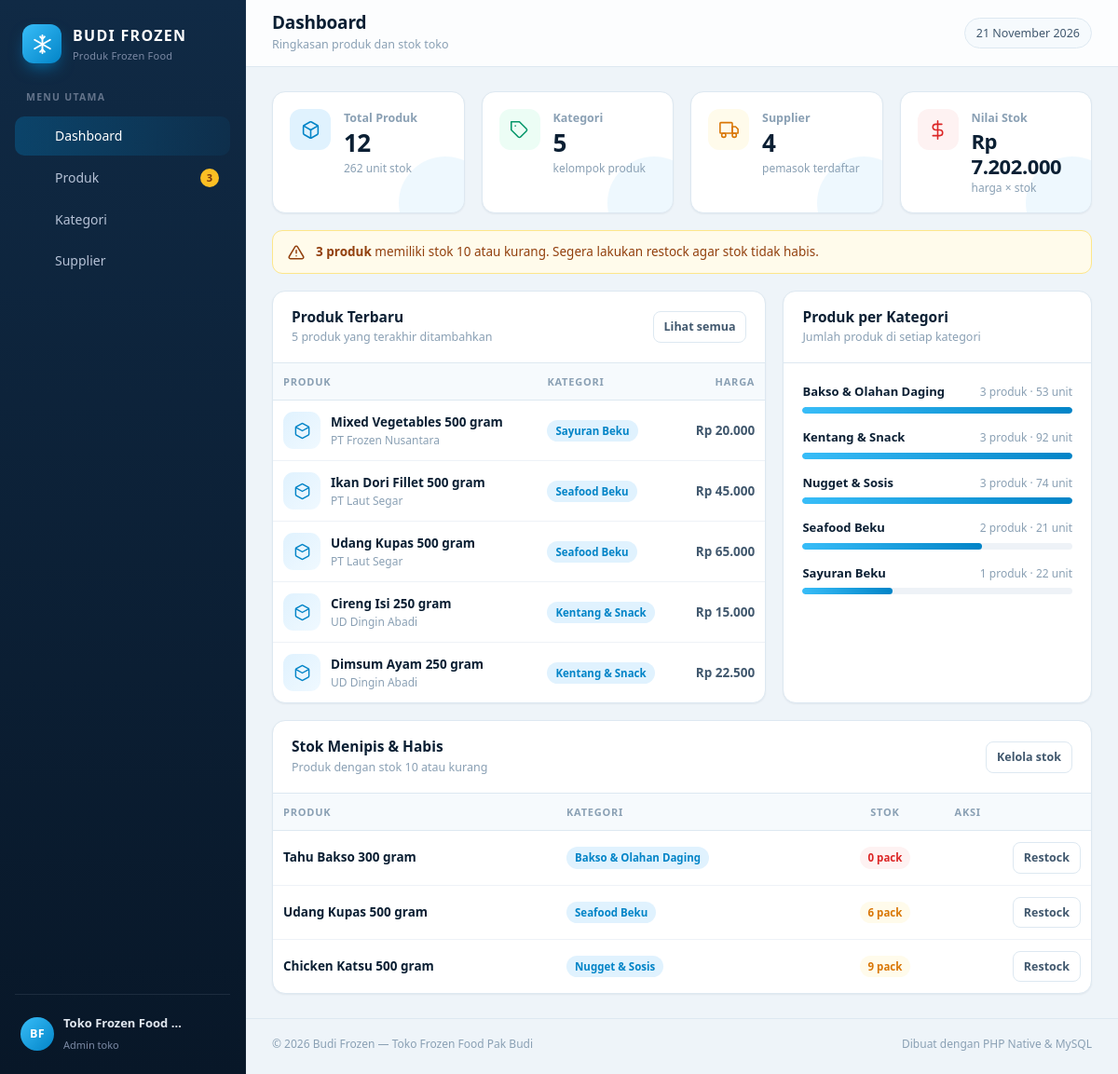
The page / on the database its author committed.
### tables this page shows
CREATE TABLE produk (
  id           INT UNSIGNED NOT NULL AUTO_INCREMENT,
  nama_produk  VARCHAR(100) NOT NULL,
  kategori_id  INT UNSIGNED NOT NULL,
  supplier_id  INT UNSIGNED NOT NULL,
  harga        DECIMAL(12,2) NOT NULL DEFAULT 0,
  stok         INT NOT NULL DEFAULT 0,
  satuan       ENUM('pcs','pack','kg','box') NOT NULL DEFAULT 'pcs',
  deskripsi    VARCHAR(255) NULL,
  dibuat       TIMESTAMP NOT NULL DEFAULT CURRENT_TIMESTAMP,
  PRIMARY KEY (id),
  KEY idx_produk_kategori (kategori_id),
  KEY idx_produk_supplier (supplier_id),
  CONSTRAINT fk_produk_kategori
    FOREIGN KEY (kategori_id) REFERENCES kategori (id)
    ON UPDATE CASCADE
    ON DELETE RESTRICT,
  CONSTRAINT fk_produk_supplier
    FOREIGN KEY (supplier_id) REFERENCES supplier (id)
    ON UPDATE CASCADE
    ON DELETE RESTRICT
);

CREATE TABLE supplier (
  id            INT UNSIGNED NOT NULL AUTO_INCREMENT,
  nama_supplier VARCHAR(100) NOT NULL,
  kontak_person VARCHAR(100) NULL,
  no_hp         VARCHAR(20) NULL,
  alamat        VARCHAR(255) NULL,
  dibuat        TIMESTAMP NOT NULL DEFAULT CURRENT_TIMESTAMP,
  PRIMARY KEY (id),
  UNIQUE KEY uq_supplier_nama (nama_supplier)
);

CREATE TABLE kategori (
  id            INT UNSIGNED NOT NULL AUTO_INCREMENT,
  nama_kategori VARCHAR(80) NOT NULL,
  deskripsi     VARCHAR(255) NULL,
  dibuat        TIMESTAMP NOT NULL DEFAULT CURRENT_TIMESTAMP,
  PRIMARY KEY (id),
  UNIQUE KEY uq_kategori_nama (nama_kategori)
);

### includes/fungsi.php (called while the page is built, shortened)
<?php
function e(?string $text): string
{
    return htmlspecialchars((string) $text, ENT_QUOTES, 'UTF-8');
}
function url(string $path = ''): string
{
    return BASE_URL . '/' . ltrim($path, '/');
}
function rupiah(float|int|string|null $nilai): string
{
    return 'Rp ' . number_format((float) $nilai, 0, ',', '.');
}
function tanggal_id(?string $tanggal): string
{
    $bulan = [
        1 => 'Januari', 'Februari', 'Maret', 'April', 'Mei', 'Juni',
        'Juli', 'Agustus', 'September', 'Oktober', 'November', 'Desember',
    ];
    $ts = strtotime($tanggal);
    return date('j', $ts) . ' ' . $bulan[(int) date('n', $ts)] . ' ' . date('Y', $ts);
}
function status_stok(int $stok): array
{
    if ($stok <= 0) {
        return ['label' => 'Habis', 'warna' => 'danger'];
    }
    if ($stok <= STOK_MENIPIS) {
        return ['label' => 'Menipis', 'warna' => 'warning'];
    }
    return ['label' => 'Tersedia', 'warna' => 'success'];
}

### index.php (the view, shortened to what this page needs)
<?php
require __DIR__ . '/config/config.php';
$totalProduk   = (int) $pdo->query('SELECT COUNT(*) FROM produk')->fetchColumn();
$totalKategori = (int) $pdo->query('SELECT COUNT(*) FROM kategori')->fetchColumn();
$totalSupplier = (int) $pdo->query('SELECT COUNT(*) FROM supplier')->fetchColumn();
$nilaiStok     = (float) $pdo->query('SELECT COALESCE(SUM(harga * stok), 0) FROM produk')->fetchColumn();
$totalUnit     = (int) $pdo->query('SELECT COALESCE(SUM(stok), 0) FROM produk')->fetchColumn();
$stokMenipis = $pdo->query(
    'SELECT p.*, k.nama_kategori, s.nama_supplier
     FROM produk p
     JOIN kategori k ON k.id = p.kategori_id
     JOIN supplier s ON s.id = p.supplier_id
     WHERE p.stok <= ' . STOK_MENIPIS . '
     ORDER BY p.stok ASC, p.nama_produk ASC
     LIMIT 6'
)->fetchAll();
$produkTerbaru = $pdo->query(
    'SELECT p.*, k.nama_kategori, s.nama_supplier
     FROM produk p
     JOIN kategori k ON k.id = p.kategori_id
     JOIN supplier s ON s.id = p.supplier_id
     ORDER BY p.id DESC
     LIMIT 5'
)->fetchAll();
$perKategori = $pdo->query(
    'SELECT k.id, k.nama_kategori, COUNT(p.id) AS jumlah, COALESCE(SUM(p.stok), 0) AS unit
     FROM kategori k
     LEFT JOIN produk p ON p.kategori_id = k.id
     GROUP BY k.id, k.nama_kategori
     ORDER BY jumlah DESC, k.nama_kategori ASC'
)->fetchAll();
$maxKategori = 0;
foreach ($perKategori as $row) {
    $maxKategori = max($maxKategori, (int) $row['jumlah']);
}
$pageTitle    = 'Dashboard';
$pageSubtitle = 'Ringkasan produk dan stok toko';
$active       = 'dashboard';
require __DIR__ . '/includes/header.php';
?>
<div class="grid grid-4 mb-3">
    <div class="stat">
        <div class="stat-icon"></div>
        <div class="stat-info">
            <div class="label">Total Produk</div>
            <div class="value"><?= number_format($totalProduk, 0, ',', '.') ?></div>
            <div class="note"><?= number_format($totalUnit, 0, ',', '.') ?> unit stok</div>
        </div>
    </div>
    <div class="stat">
        <div class="stat-icon green"><svg viewBox="0 0 24 24" fill="none" stroke="currentColor" stroke-width="1.8" stroke-linecap="round" stroke-linejoin="round"><path d="M20.59 13.41l-7.17 7.17a2 2 0 0 1-2.83 0L2 12V2h10l8.59 8.59a2 2 0 0 1 0 2.82z"/><line x1="7" y1="7" x2="7.01" y2="7"/></svg></div>
        <div class="stat-info">
            <div class="label">Kategori</div>
            <div class="value"><?= $totalKategori ?></div>
            <div class="note">kelompok produk</div>
        </div>
    </div>
    <div class="stat">
        <div class="stat-icon amber"><svg viewBox="0 0 24 24" fill="none" stroke="currentColor" stroke-width="1.8" stroke-linecap="round" stroke-linejoin="round"><rect x="1" y="3" width="15" height="13" rx="1"/><polygon points="16 8 20 8 23 11 23 16 16 16 16 8"/><circle cx="5.5" cy="18.5" r="2.5"/><circle cx="18.5" cy="18.5" r="2.5"/></svg></div>
        <div class="stat-info">
            <div class="label">Supplier</div>
            <div class="value"><?= $totalSupplier ?></div>
            <div class="note">pemasok terdaftar</div>
        </div>
    </div>
    <div class="stat">
        <div class="stat-icon red"><svg viewBox="0 0 24 24" fill="none" stroke="currentColor" stroke-width="1.8" stroke-linecap="round" stroke-linejoin="round"><line x1="12" y1="1" x2="12" y2="23"/><path d="M17 5H9.5a3.5 3.5 0 0 0 0 7h5a3.5 3.5 0 0 1 0 7H6"/></svg></div>
        <div class="stat-info">
            <div class="label">Nilai Stok</div>
            <div class="value" style="font-size:22px"><?= rupiah($nilaiStok) ?></div>
            <div class="note">harga &times; stok</div>
        </div>
    </div>
</div>
<?php if ($stokMenipis): ?>
    <div class="alert alert-warning" style="align-items:flex-start">
        <span><strong><?= count($stokMenipis) ?> produk</strong> memiliki stok <?= STOK_MENIPIS ?> atau kurang. Segera lakukan restock agar stok tidak habis.</span>
    </div>
<?php endif; ?>
<div class="grid grid-2-1 mb-3">
    <div class="card">
        <div class="card-head">
            <div>
                <h2>Produk Terbaru</h2>
                <p>5 produk yang terakhir ditambahkan</p>
            </div>
            <a class="btn btn-outline btn-sm spacer" href="<?= url('produk/index.php') ?>">Lihat semua</a>
        </div>
        <div class="card-body flush">
            <?php if (!$produkTerbaru): ?>
                <div class="empty">
                    <svg viewBox="0 0 24 24" fill="none" stroke="currentColor" stroke-width="1.5"><path d="M21 16V8a2 2 0 0 0-1-1.73l-7-4a2 2 0 0 0-2 0l-7 4A2 2 0 0 0 3 8v8a2 2 0 0 0 1 1.73l7 4a2 2 0 0 0 2 0l7-4A2 2 0 0 0 21 16z"/></svg>
                    <h3>Belum ada produk</h3>
                    <p>Tambahkan produk pertama melalui menu Produk.</p>
                </div>
            <?php else: ?>
                <div class="table-wrap">
                    <table class="table">
                        <thead>
                            <tr>
                                <th>Produk</th>
                                <th>Kategori</th>
                                <th class="num">Harga</th>
                            </tr>
                        </thead>
                        <tbody>
                        <?php foreach ($produkTerbaru as $p): ?>
                            <tr>
                                <td>
                                    <div class="cell-main">
                                        <span class="produk-ico"><svg viewBox="0 0 24 24" fill="none" stroke="currentColor" stroke-width="1.8" stroke-linecap="round" stroke-linejoin="round"><path d="M21 16V8a2 2 0 0 0-1-1.73l-7-4a2 2 0 0 0-2 0l-7 4A2 2 0 0 0 3 8v8a2 2 0 0 0 1 1.73l7 4a2 2 0 0 0 2 0l7-4A2 2 0 0 0 21 16z"/><polyline points="3.27 6.96 12 12.01 20.73 6.96"/></svg></span>
                                        <div>
                                            <strong><?= e($p['nama_produk']) ?></strong>
                                            <small><?= e($p['nama_supplier']) ?></small>
                                        </div>
                                    </div>
                                </td>
                                <td><span class="badge primary"><?= e($p['nama_kategori']) ?></span></td>
                                <td class="num harga"><?= rupiah($p['harga']) ?></td>
                            </tr>
                        <?php endforeach; ?>
                        </tbody>
                    </table>
                </div>
            <?php endif; ?>
        </div>
    </div>
    <div class="card">
        <div class="card-head">
            <div>
                <h2>Produk per Kategori</h2>
                <p>Jumlah produk di setiap kategori</p>
            </div>
        </div>
        <div class="card-body">
            <?php if (!$perKategori): ?>
                <p class="text-muted small">Belum ada kategori.</p>
            <?php else: ?>
                <div class="kelas-list">
                    <?php foreach ($perKategori as $row): ?>
                        <?php $persen = $maxKategori > 0 ? ((int) $row['jumlah'] / $maxKategori) * 100 : 0; ?>
                        <div class="row">
                            <div class="row-head">
                                <strong><?= e($row['nama_kategori']) ?></strong>
                                <span><?= (int) $row['jumlah'] ?> produk &middot; <?= (int) $row['unit'] ?> unit</span>
                            </div>
                            <div class="progress"><span style="width: <?= max($persen, 3) ?>%"></span></div>
                        </div>
                    <?php endforeach; ?>
                </div>
            <?php endif; ?>
        </div>
    </div>
</div>
<div class="card">
    <div class="card-head">
        <div>
            <h2>Stok Menipis &amp; Habis</h2>
            <p>Produk dengan stok <?= STOK_MENIPIS ?> atau kurang</p>
        </div>
        <a class="btn btn-outline btn-sm spacer" href="<?= url('produk/index.php?stok=menipis') ?>">Kelola stok</a>
    </div>
    <div class="card-body flush">
        <?php if (!$stokMenipis): ?>
            <div class="empty">
                <svg viewBox="0 0 24 24" fill="none" stroke="currentColor" stroke-width="1.5"><polyline points="20 6 9 17 4 12"/></svg>
                <h3>Semua stok aman</h3>
                <p>Tidak ada produk yang perlu segera direstock.</p>
            </div>
        <?php else: ?>
            <div class="table-wrap">
                <table class="table">
                    <thead>
                        <tr>
                            <th>Produk</th>
                            <th>Kategori</th>
                            <th class="center">Stok</th>
                            <th class="text-right">Aksi</th>
                        </tr>
                    </thead>
                    <tbody>
                    <?php foreach ($stokMenipis as $p): ?>
                        <?php $status = status_stok((int) $p['stok']); ?>
                        <tr>
                            <td><strong><?= e($p['nama_produk']) ?></strong></td>
                            <td><span class="badge primary"><?= e($p['nama_kategori']) ?></span></td>
                            <td class="center">
                                <span class="badge <?= $status['warna'] ?>"><?= (int) $p['stok'] ?> <?= e($p['satuan']) ?></span>
                            </td>
                            <td>
                                <div class="row-actions">
                                    <a class="btn btn-outline btn-sm" href="<?= url('produk/form.php?id=' . $p['id']) ?>">Restock</a>
                                </div>
                            </td>
                        </tr>
                    <?php endforeach; ?>
                    </tbody>
                </table>
            </div>
        <?php endif; ?>
    </div>
</div>
<?php require __DIR__ . '/includes/footer.php'; ?>

### includes/header.php (shortened to what this page needs)
<?php
$pageTitle    = $pageTitle ?? 'Dashboard';
$pageSubtitle = $pageSubtitle ?? '';
$active       = $active ?? '';
$menu = [
    ['key' => 'dashboard', 'label' => 'Dashboard',   'href' => 'index.php',           'icon' => 'grid'],
    ['key' => 'produk',    'label' => 'Produk',      'href' => 'produk/index.php',    'icon' => 'box'],
    ['key' => 'kategori',  'label' => 'Kategori',    'href' => 'kategori/index.php',  'icon' => 'tag'],
    ['key' => 'supplier',  'label' => 'Supplier',    'href' => 'supplier/index.php',  'icon' => 'truck'],
];
$notifStok = (int) $pdo->query('SELECT COUNT(*) FROM produk WHERE stok <= ' . STOK_MENIPIS)->fetchColumn();
$icons = [
    'grid'  => '<rect x="3" y="3" width="7" height="7" rx="1.5"/><rect x="14" y="3" width="7" height="7" rx="1.5"/><rect x="3" y="14" width="7" height="7" rx="1.5"/><rect x="14" y="14" width="7" height="7" rx="1.5"/>',
    'box'   => '<path d="M21 16V8a2 2 0 0 0-1-1.73l-7-4a2 2 0 0 0-2 0l-7 4A2 2 0 0 0 3 8v8a2 2 0 0 0 1 1.73l7 4a2 2 0 0 0 2 0l7-4A2 2 0 0 0 21 16z"/><polyline points="3.27 6.96 12 12.01 20.73 6.96"/><line x1="12" y1="22.08" x2="12" y2="12"/>',
    'tag'   => '<path d="M20.59 13.41l-7.17 7.17a2 2 0 0 1-2.83 0L2 12V2h10l8.59 8.59a2 2 0 0 1 0 2.82z"/><line x1="7" y1="7" x2="7.01" y2="7"/>',
    'truck' => '<rect x="1" y="3" width="15" height="13" rx="1"/><polygon points="16 8 20 8 23 11 23 16 16 16 16 8"/><circle cx="5.5" cy="18.5" r="2.5"/><circle cx="18.5" cy="18.5" r="2.5"/>',
];
?>
<!doctype html>
<html lang="id">
<head>
    <link rel="stylesheet" href="<?= url('assets/css/style.css') ?>?v=1.1">
</head>
<body>
<div class="app">
    <aside class="sidebar" id="sidebar">
        <div class="brand">
            <div class="brand-logo">
            </div>
            <div class="brand-text">
                <strong>BUDI FROZEN</strong>
                <span>Produk Frozen Food</span>
            </div>
        </div>
        <nav class="nav">
            <p class="nav-label">Menu Utama</p>
            <?php foreach ($menu as $item): ?>
                <a class="nav-link <?= $active === $item['key'] ? 'active' : '' ?>" href="<?= url($item['href']) ?>">
                    <svg viewBox="0 0 24 24" fill="none" stroke="currentColor" stroke-width="1.8" stroke-linecap="round" stroke-linejoin="round"><?= $icons[$item['icon']] ?></svg>
                    <span><?= e($item['label']) ?></span>
                    <?php if ($item['key'] === 'produk' && $notifStok > 0): ?>
                        <span class="nav-badge"><?= $notifStok ?></span>
                    <?php endif; ?>
                </a>
            <?php endforeach; ?>
        </nav>
        <div class="sidebar-foot">
            <div class="user-chip">
                <span class="avatar">BF</span>
                <span class="user-chip-text">
                    <strong><?= TOKO_NAMA ?></strong>
                    <small>Admin toko</small>
                </span>
            </div>
        </div>
    </aside>
    <main class="main">
        <header class="topbar">
            <div class="topbar-title">
                <h1><?= e($pageTitle) ?></h1>
                <?php if ($pageSubtitle !== ''): ?><p><?= e($pageSubtitle) ?></p><?php endif; ?>
            </div>
            <div class="topbar-right">
                <span class="date-chip"><?= tanggal_id(date('Y-m-d')) ?></span>
            </div>
        </header>
        <div class="content">

### includes/footer.php (shortened to what this page needs)
        </div>
        <footer class="app-footer">
            <span>&copy; <?= date('Y') ?> <?= APP_NAME ?> &mdash; <?= TOKO_NAMA ?></span>
            <span>Dibuat dengan PHP Native &amp; MySQL</span>
        </footer>
    </main>
</div>
</body>
</html>

### rows shown on the page
produk: nama_produk "Mixed Vegetables 500 gram", supplier.nama_supplier "PT Frozen Nusantara", kategori.nama_kategori "Sayuran Beku", harga "Rp 20.000"
produk: nama_produk "Ikan Dori Fillet 500 gram", supplier.nama_supplier "PT Laut Segar", kategori.nama_kategori "Seafood Beku", harga "Rp 45.000"
produk: nama_produk "Udang Kupas 500 gram", supplier.nama_supplier "PT Laut Segar", kategori.nama_kategori "Seafood Beku", harga "Rp 65.000", stok "6", satuan "pack"
produk: nama_produk "Cireng Isi 250 gram", supplier.nama_supplier "UD Dingin Abadi", kategori.nama_kategori "Kentang & Snack", harga "Rp 15.000"
produk: nama_produk "Dimsum Ayam 250 gram", supplier.nama_supplier "UD Dingin Abadi", kategori.nama_kategori "Kentang & Snack", harga "Rp 22.500"
kategori: nama_kategori "Bakso & Olahan Daging", jumlah "3", unit "53", max($persen, 3) 100 (drawn)
kategori: nama_kategori "Kentang & Snack", jumlah "3", unit "92", max($persen, 3) 100 (drawn)
kategori: nama_kategori "Nugget & Sosis", jumlah "3", unit "74", max($persen, 3) 100 (drawn)
kategori: nama_kategori "Seafood Beku", jumlah "2", unit "21", max($persen, 3) 66.666666666667 (drawn)
kategori: nama_kategori "Sayuran Beku", jumlah "1", unit "22", max($persen, 3) 33.333333333333 (drawn)
produk: nama_produk "Tahu Bakso 300 gram", kategori.nama_kategori "Bakso & Olahan Daging", stok "0", satuan "pack"
produk: nama_produk "Chicken Katsu 500 gram", kategori.nama_kategori "Nugget & Sosis", stok "9", satuan "pack"

### other values the page prints
$item['label'] "Dashboard"
$item['label'] "Produk"
$notifStok "3"
$item['label'] "Kategori"
$item['label'] "Supplier"
TOKO_NAMA "Toko Frozen Food…"
$pageTitle "Dashboard"
$pageSubtitle "Ringkasan produk dan stok toko"
$totalProduk "12"
$totalUnit "262"
$totalKategori "5"
$totalSupplier "4"
rupiah($nilaiStok) "Rp 7.202.000"
count($stokMenipis) "3"
STOK_MENIPIS "10"
